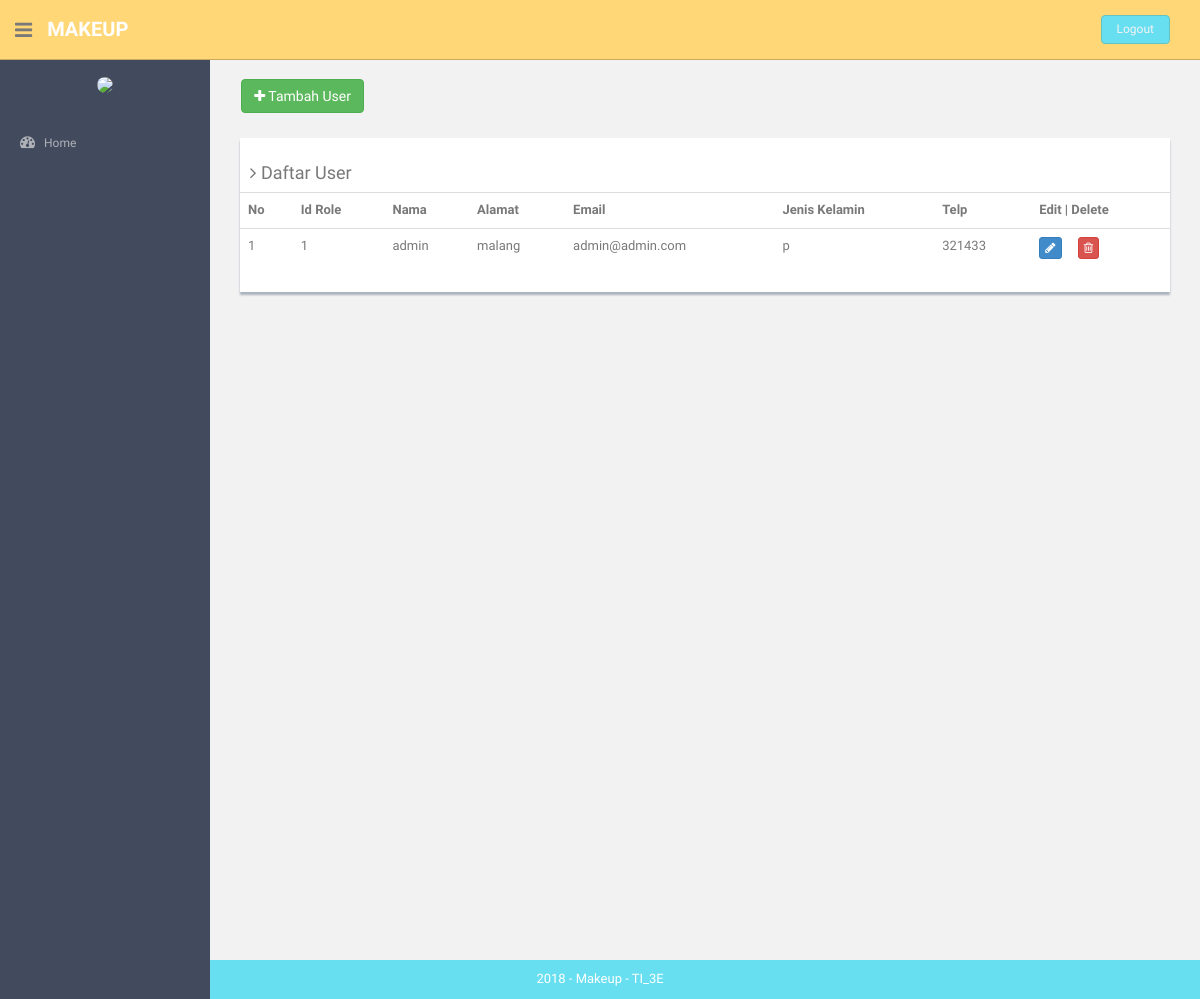
Before: /index.php/user with the older database file.
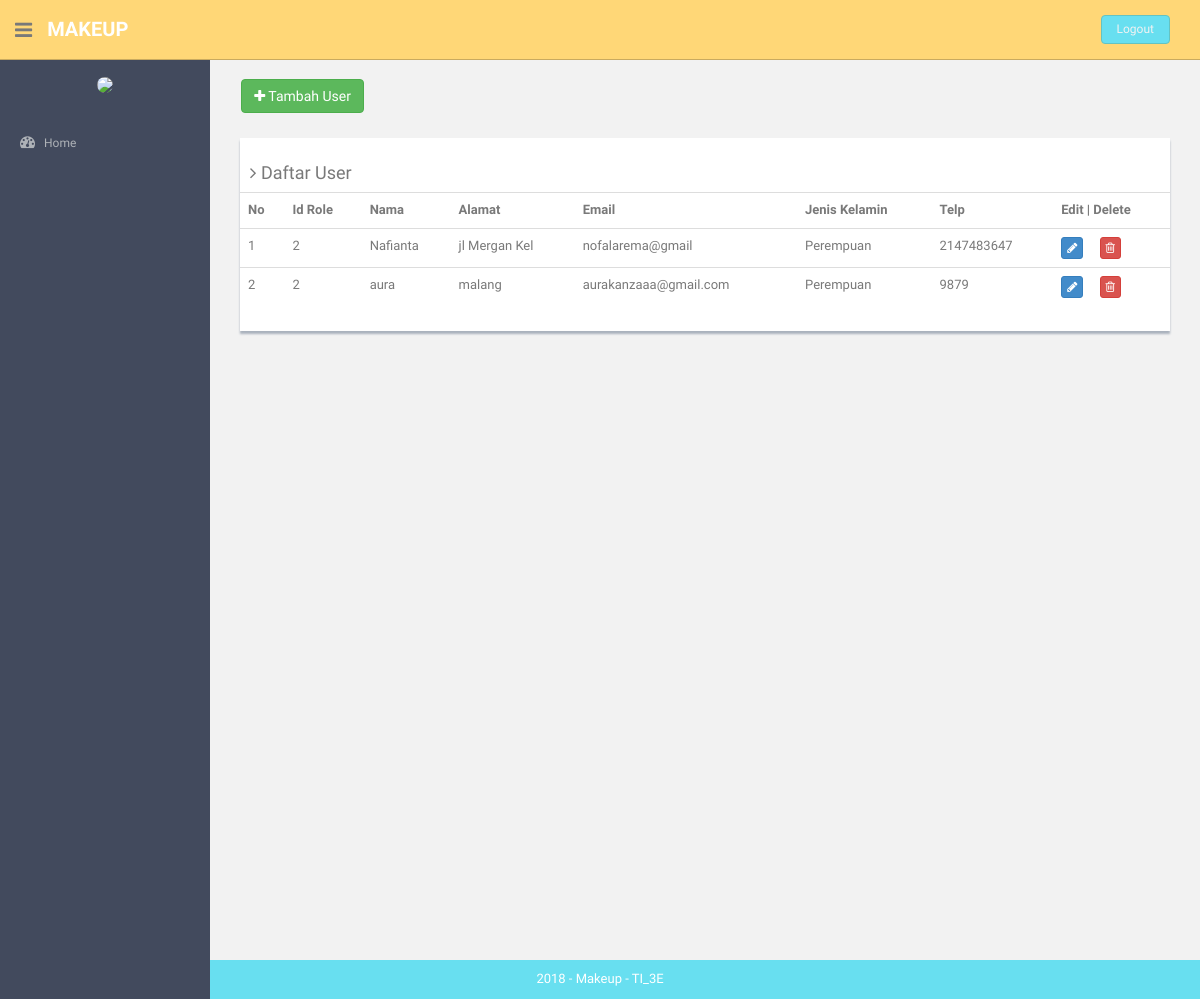
After: the same page with the newer database file.
### tables this page shows
CREATE TABLE `user` (
  `id` int(10) NOT NULL,
  `id_role` int(11) NOT NULL,
  `nama` varchar(255) NOT NULL,
  `alamat` varchar(255) NOT NULL,
  `email` varchar(255) NOT NULL,
  `jenis_kelamin` varchar(255) NOT NULL,
  `no_telp` int(13) NOT NULL,
  `username` varchar(10) NOT NULL,
  `password` varchar(32) NOT NULL
);

### application/controllers/User.php (called while the page is built, shortened)
<?php
class User extends CI_Controller {
        public function __construct()
        {
                $this->load->helper('url','form');
                $this->load->library('form_validation');
                $this->load->model('user_model');
                $this->load->model('role_model');
                $this->load->helper('html');
                $this->load->library('image_lib');
                $this->load->model('kategori_model');
                $this->load->model('produk_model');
                $this->load->model('pemesanan_model');
        }
        public function index()
        {
                $object['role']=$this->role_model->getDataRole();
                $object['user']=$this->user_model->getDataUser();
                $cek['status'] = array(
                        'home'=>'',
                        'hrd'=>'active',
                        'keuangan'=>'',
                        'produk'=>'',
                        'pembelian'=>'',
                        'pemasukan'=>'',
                        'pemesanan'=>'',
                'pembayaran'=>'',
                        'pengeluaran'=>'',
                        'utang'=>'',
                        'cash_flow'=>'',
                        'neraca'=>'',
                        'admin'=>'',
                        'gaji'=>'',
                        'golongan'=>'',
                        'absensi'=>'',
                        'user'=>'active',
                        'barang'=>'',
                        'supplier'=>'',
                        'kategori'=>'',
                        );
                $this->load->view('component/header',$cek);
                $this->load->view('user',$object);
                $this->load->view('component/footer');
        }
}

### index.php (called while the page is built, shortened)
<?php
require_once BASEPATH.'core/CodeIgniter.php';

### application/models/User_model.php (called while the page is built, shortened)
<?php
class User_model extends CI_Model {
	public function getDataUser()
	{
		$query = $this->db->query("SELECT id,id_role,nama, alamat, email, jenis_kelamin, no_telp from user");
		return $query->result();
	}
}

### application/views/user.php (the view)
<section id="main-content">
  <section class="wrapper site-min-height">
    <br>&nbsp;&nbsp;&nbsp;&nbsp;
    <a href="<?php echo base_url('index.php/user/form_user'); ?>"><button type="button" class="btn btn-success "><i class="fa fa-plus"> </i> Tambah User</button></a>
    <br>
    <div class="col-md-12 mt">
      <div class="content-panel">
        <table class="table table-hover">
        <h4><i class="fa fa-angle-right"></i> Daftar User</h4>
        <tr>
          <th>No</th>
          <th>Id Role</th>
          <th>Nama</th>
          <th>Alamat</th>
          <th>Email</th>
          <th>Jenis Kelamin</th>
          <th>Telp</th>
          <th align="center">Edit | Delete</th>
        </tr>
        <?php
        $no = 1;
        foreach($user as $key){
        ?>
        <tr>
          <td><?php echo $no++ ?></td>
          <td><?php echo $key->id_role ?></td>
          <td><?php echo $key->nama ?></td>
          <td><?php echo $key->alamat ?></td>
          <td><?php echo $key->email ?></td>
          <td><?php echo $key->jenis_kelamin ?></td>
          <td><?php echo $key->no_telp ?></td>
          <td>
                <a class="btn btn-primary btn-xs" href="<?php echo site_url('user/update/').$key->id ?>">
                  <i class="fa fa-pencil"></i>
                </a>&nbsp;&nbsp;&nbsp;&nbsp;
                <a class="btn btn-danger btn-xs" href="<?php echo site_url('user/delete/').$key->id ?>">
                  <i class="fa fa-trash-o"></i>
                </a>
          </td>
        </tr>
        <?php } ?>
      </table>
      </div>
      </div>
    </section>
    </section>

Changed rows visible on the page:
added user: id_role "2", nama "Nafianta", alamat "jl Mergan Kel", email "nofalarema@gmail", jenis_kelamin "Perempuan", no_telp "2147483647"
changed user "malang": id_role "1" → "2"; nama "admin" → "aura"; email "admin@admin.com" → "aurakanzaaa@gmail.com"; jenis_kelamin "p" → "Perempuan"; no_telp "321433" → "9879"
